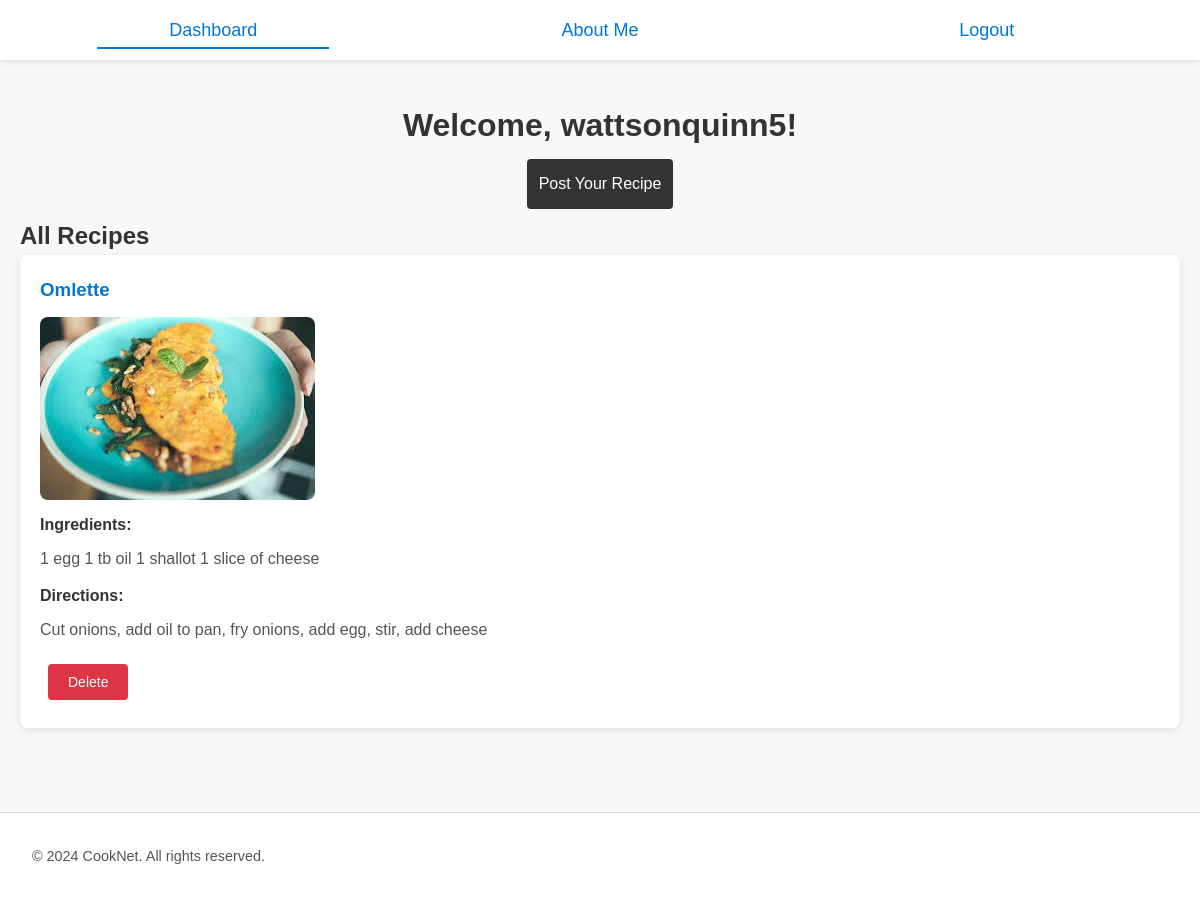
The page /dashboard (signed in) on the database as committed earlier.
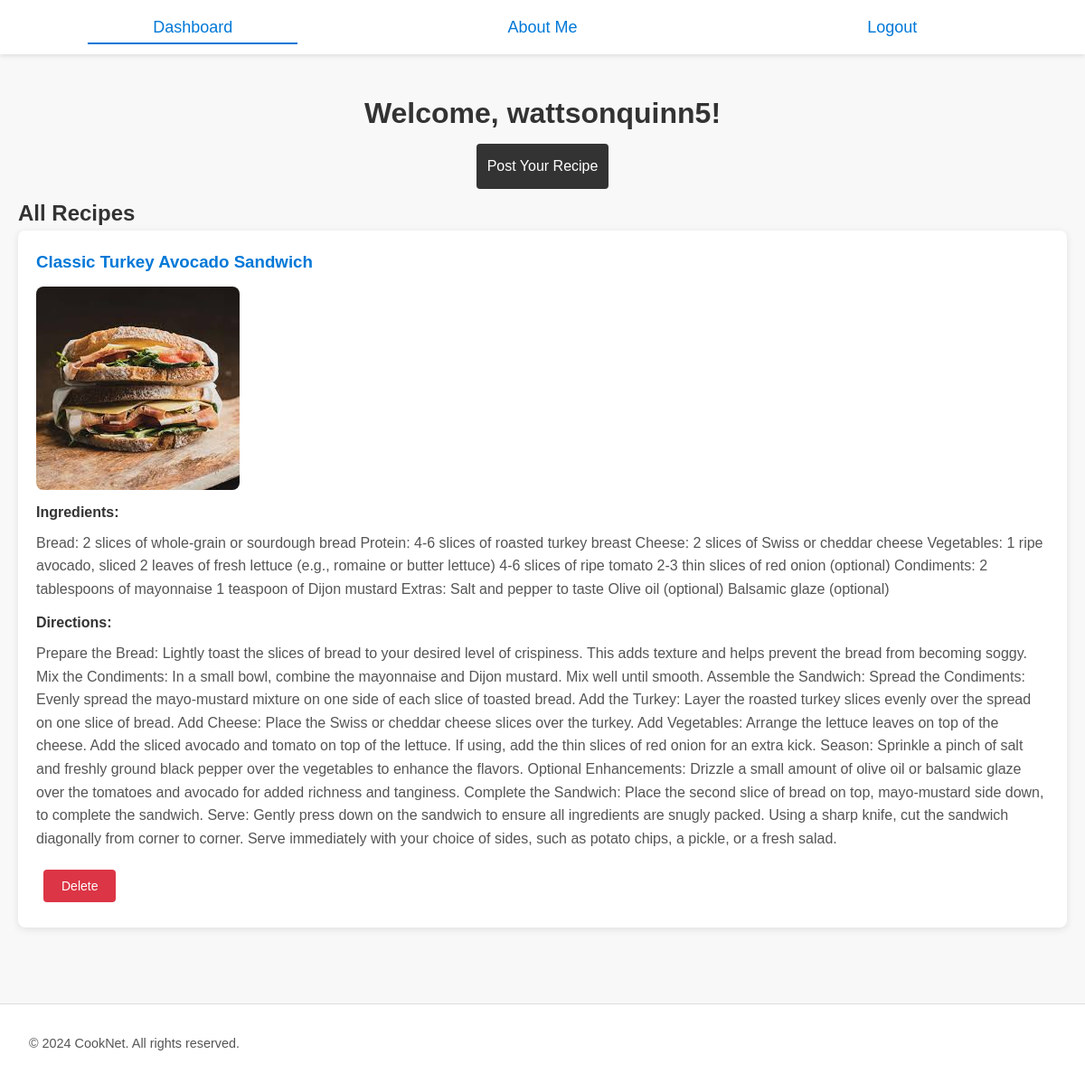
The same page on the database as committed later.
### tables this page shows
CREATE TABLE users (
                        id INTEGER PRIMARY KEY AUTOINCREMENT,
                        username TEXT UNIQUE NOT NULL,
                        email TEXT UNIQUE NOT NULL,
                        password TEXT NOT NULL
                      );

CREATE TABLE recipes (
                        id INTEGER PRIMARY KEY AUTOINCREMENT,
                        user_id INTEGER NOT NULL,
                        title TEXT NOT NULL,
                        ingredients TEXT NOT NULL, -- Ensure this line exists
                        directions TEXT NOT NULL,
                        image TEXT,
                        FOREIGN KEY (user_id) REFERENCES users (id)
                      );

### app.py (the view)
@app.route('/dashboard')
def dashboard():
    if 'user_id' not in session:
        return redirect(url_for('login'))
    db = get_db()
    recipes = db.execute('''SELECT recipes.*, users.username
                             FROM recipes
                             JOIN users ON recipes.user_id = users.id
                             ORDER BY recipes.id DESC''').fetchall()
    return render_template('dashboard.html', recipes=recipes, username=session['username'])

### app.py (called while the page is built)
def get_db():
    if 'db' not in g:
        g.db = sqlite3.connect(DATABASE)
        g.db.row_factory = sqlite3.Row
    return g.db

### templates/dashboard.html (shortened to what this page needs)
<!DOCTYPE html>
<html lang="en">
<head>
    <link rel="stylesheet" href="{{ url_for('static', filename='style.css') }}">
</head>
<body>
    <div class="top-menu">
        <div class="top-menu-content">
            <a href="{{ url_for('dashboard') }}" class="menu-center active">Dashboard</a>
            <a href="{{ url_for('aboutme') }}" class="menu-center">About Me</a>
            <a href="{{ url_for('logout') }}" class="menu-center">Logout</a>
        </div>
    </div>
    <div class="main-content">
        <h1 class="center">Welcome, {{ username }}!</h1>
        <div class="post-recipe-button center">
            <a href="{{ url_for('post_recipe') }}" class="button">Post Your Recipe</a>
        </div>
        <div class="all-recipes">
            <h2>All Recipes</h2>
            {% for recipe in recipes %}
            <div class="recipe-card">
                <h3>{{ recipe['title'] }}</h3>
                {% if recipe['image'] %}
                <img src="{{ url_for('static', filename=recipe['image'].split('static/')[-1]) }}" alt="Recipe Image" class="recipe-image">
                {% endif %}
                <h4>Ingredients:</h4>
                <p>{{ recipe['ingredients'] }}</p>
                <h4>Directions:</h4>
                <p>{{ recipe['directions'] }}</p>
                {% if recipe['user_id'] == session['user_id'] %}
                <form method="POST" action="{{ url_for('delete_recipe', recipe_id=recipe['id']) }}" onsubmit="return confirm('Are you sure you want to delete this recipe?');">
                    <button type="submit" class="button button-delete">Delete</button>
                </form>
                {% endif %}
            </div>
            {% else %}
            <p class="center">No recipes found. Be the first to <a href="{{ url_for('post_recipe') }}">post a recipe</a>!</p>
            {% endfor %}
        </div>
    </div>
    <footer class="footer">
        <p class="center">&copy; 2024 CookNet. All rights reserved.</p>
    </footer>
</body>
</html>

### static/style.css (style rules this page uses)
* { margin: 0; padding: 0; box-sizing: border-box; }
body, h1, h2, h3, h4, h5, h6, p, ul, li, a { font-family: "Karma", sans-serif; color: #333; }
body { background-color: #f8f8f8; line-height: 1.6; color: #333; }
img { max-width: 100%; height: auto; border: none; vertical-align: middle; }
a { color: #0078D7; text-decoration: none; transition: color 0.3s ease; }
.center { text-align: center; }
.top-menu { position: fixed; top: 0; width: 100%; background-color: #fff; z-index: 1000; box-shadow: 0 2px 5px rgba(0,0,0,0.1); }
.top-menu-content { max-width: 1200px; margin: auto; display: flex; align-items: center; justify-content: space-around; padding: 0 20px; height: 60px; }
.menu-center { flex: 1; text-align: center; font-size: 18px; padding: 0 10px; position: relative; }
.menu-center.active::after { content: ''; position: absolute; bottom: -5px; left: 50%; transform: translateX(-50%); width: 60%; height: 2px; background-color: #0078D7; }
.main-content { margin-top: 80px; padding: 20px; max-width: 1200px; margin-left: auto; margin-right: auto; }
.recipe-card { background-color: #fff; padding: 20px; margin-bottom: 24px; border-radius: 8px; box-shadow: 0 2px 8px rgba(0,0,0,0.1); }
.recipe-card h3 { margin-bottom: 12px; color: #0078D7; }
.recipe-card img.recipe-image { max-width: 100%; height: auto; border-radius: 8px; margin-bottom: 12px; }
.recipe-card h4 { margin-bottom: 8px; color: #333; }
.recipe-card p { margin-bottom: 12px; color: #555; }
.footer { background-color: #fff; padding: 32px; margin-top: 40px; border-top: 1px solid #ddd; display: flex; flex-wrap: wrap; justify-content: space-between; }
.footer p { font-size: 0.9rem; color: #555; }
.button { background-color: #333; color: #fff; padding: 12px; border: none; border-radius: 4px; cursor: pointer; font-size: 16px; transition: background-color 0.3s ease; display: inline-block; margin: 8px; text-align: center; }
.button-delete { background-color: #dc3545; color: #fff; padding: 10px 20px; border: none; border-radius: 4px; cursor: pointer; font-size: 14px; transition: background-color 0.3s ease; margin-top: 10px; }

Rows that differ between the two databases and show on the page:
removed recipes: title "Omlette", image (picture), ingredients "1 egg 1 tb oil 1 shallot 1 slice of cheese", directions "Cut onions, add oil to pan, fry onions, add egg, stir, add cheese"
added recipes: title "Classic Turkey Avocado Sandwich", image (picture), ingredients "Bread: 2 slices of whole-grain or sourdough bread Protein: 4-6 slices of roasted turkey breast Cheese: 2 slices of Swiss or cheddar cheese Vegetables: 1 ripe avocado, sliced 2 leaves of fresh lettuce (e.g., romaine or butter lettuce) 4-6 slices of ripe tomato 2-3 thin slices of red onion (optional) Condiments: 2 tablespoons of mayonnaise 1 teaspoon of Dijon mustard Extras: Salt and pepper to taste Olive oil (optional) Balsamic glaze (optional)", directions "Prepare the Bread: Lightly toast the slices of bread to your desired level of crispiness. This adds texture and helps prevent the bread from becoming soggy. Mix the Condiments: In a small bowl, combine the mayonnaise and Dijon mustard. Mix well until smooth. Assemble the Sandwich: Spread the Condiments: Evenly spread the mayo-mustard mixture on one side of each slice of toasted bread. Add the Turkey: Layer the roasted turkey slices evenly over the spread on one slice of bread. Add Cheese: Place the Swiss or cheddar cheese slices over the turkey. Add Vegetables: Arrange the lettuce leaves on top of the cheese. Add the sliced avocado and tomato on top of the lettuce. If using, add the thin…"
